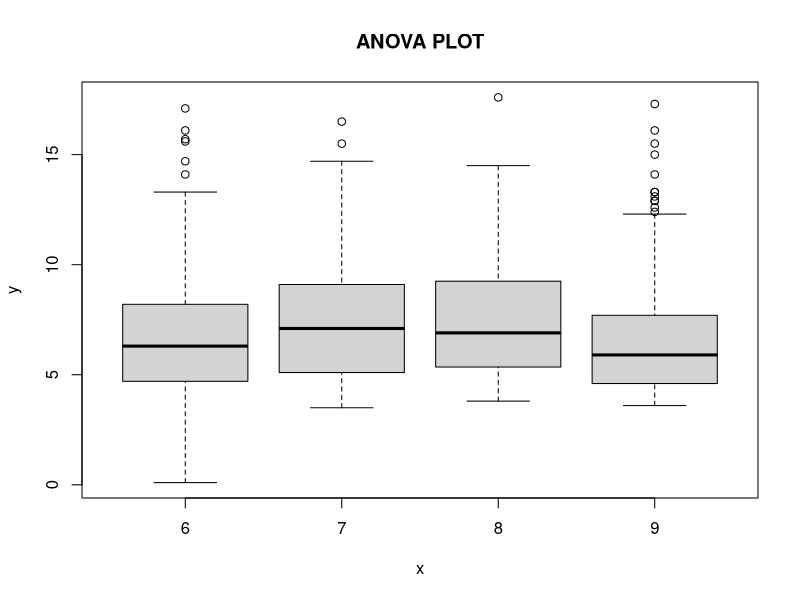
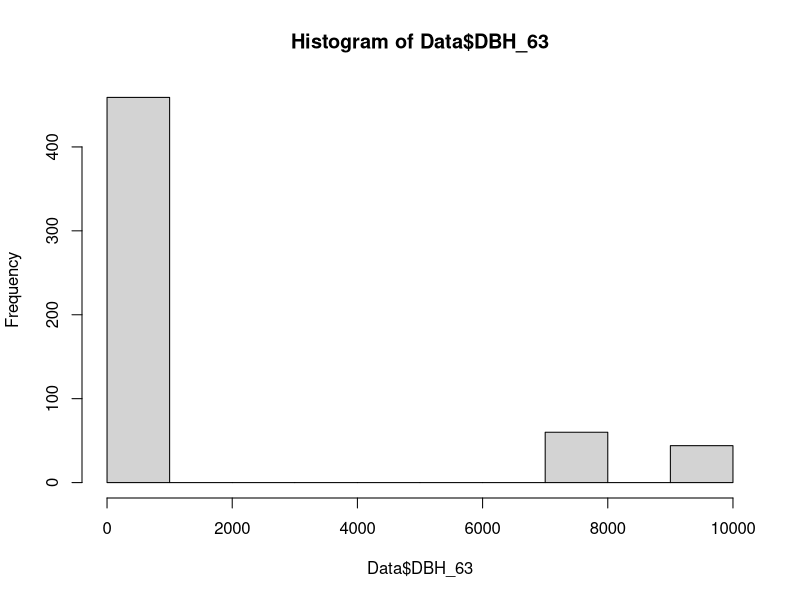
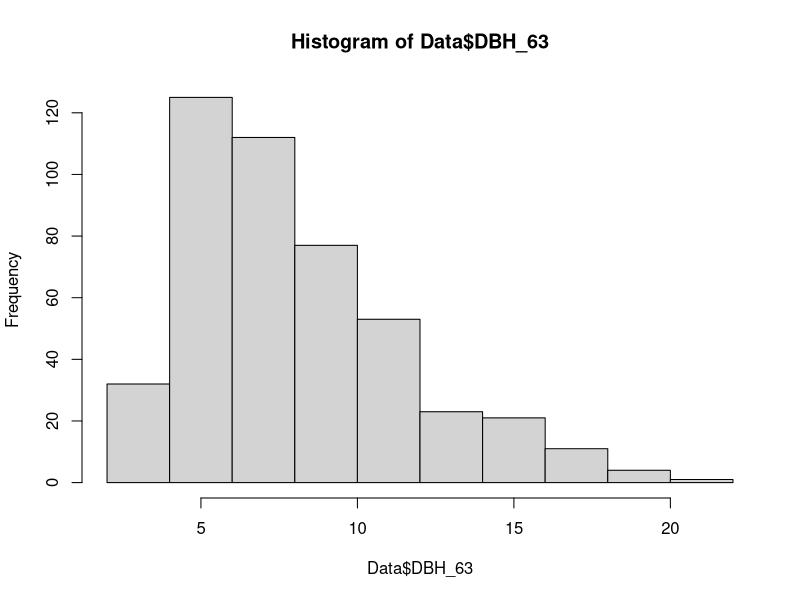
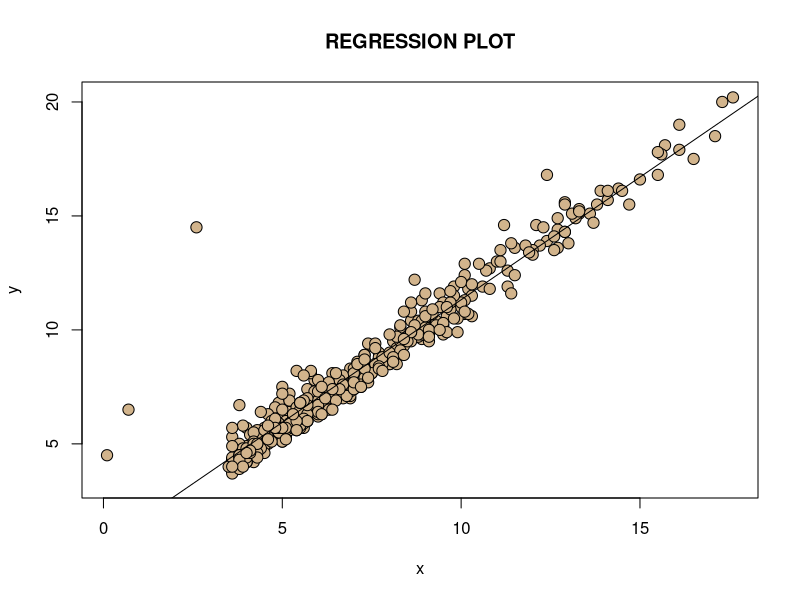
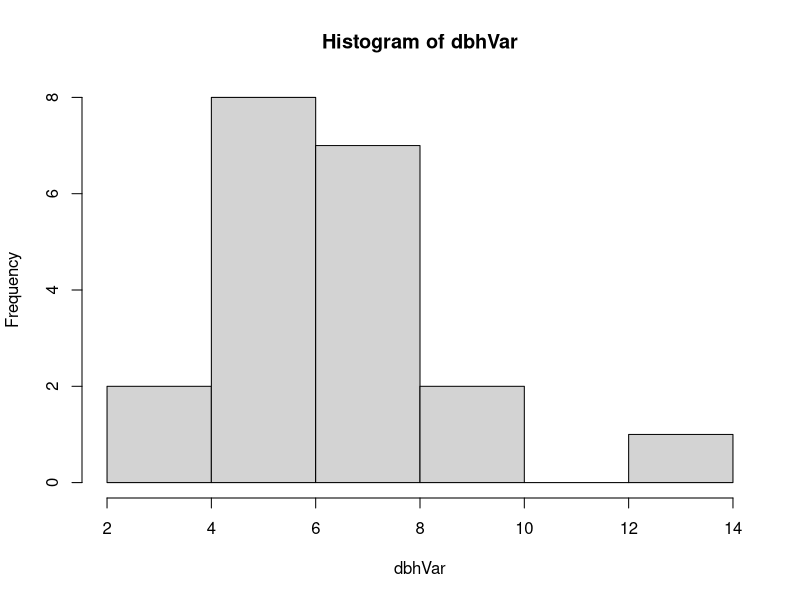

Here is the R script that generated these plots, in order: (Note: this script raises an error after producing the figures.)
## ---- chunk 1
Data<-read.table("farmwoodlot_truncated.csv", header=T, sep=",",stringsAsFactors=F)
str(Data)
## ---- chunk 2
###########################################################################
#Function for a simple ANOVA 
#This fucntion takes continous y and discrete x variables
###########################################################################

myANOVA <- function(x=as.factor(c(rep("maple", 10), rep("oak", 10))), y=runif(20)){
  anovaModel <- aov(y~x)
  
  out <- list(anovaModel, summary(anovaModel))
return(out)
}

###########################################################################
# END OF FUNCITON
###########################################################################
## ---- chunk 3

###########################################################################
# Function that plots box plots from ANOVA 
#This fucntion takes continous y and discrete x variables
###########################################################################

myANOVAplot <- function(x=as.factor(c(rep("maple", 10), rep("oak", 10))), y=runif(20)){
  
  aovPlot <- boxplot(y~x, main="ANOVA PLOT")
  
return(aovPlot)
}

###########################################################################
# END OF FUNCITON
###########################################################################
## ---- chunk 4
#run my anova on my data
myANOVA(x=Data$PlotNo, y=Data$DBH_48)
## ---- chunk 5
myANOVAplot(x=Data$PlotNo, y=Data$DBH_48)
## ---- chunk 6
###########################################################################
# Function for a simple linear regression 
# This function takes continous y and x variables
###########################################################################

Regression <- function(x=1:15, y=runif(15)){
  regModel <- lm(y~x)
  
  out <- list(regModel, summary(regModel))
return(out)
}

###########################################################################
# END OF FUNCITON
###########################################################################
## ---- chunk 7
###########################################################################
# function that plots data from regression 
# this functon takes continous y and x variables
###########################################################################

RegressionPlot <- function(x=1:20, y=runif(20)){
  
  rPlot <- plot(y=y,x=x,pch=21,bg="tan",cex=1.5, main="REGRESSION PLOT")
  regModel <- lm(y~x)
  abline(regModel)

return(rPlot)
}

###########################################################################
# END OF FUNCITON
###########################################################################
## ---- chunk 8
hist(Data$DBH_63)
#Make all '9999' and '7777' into na
Data$DBH_63[Data$DBH_63 == 9999] <- NA
Data$DBH_63[Data$DBH_63 == 7777] <- NA

hist(Data$DBH_63)

## ---- chunk 9
Regression(x=Data$DBH_48, y=Data$DBH_63)
## ---- chunk 10
RegressionPlot(x=Data$DBH_48, y=Data$DBH_63)

## ---- chunk 11
# creating mock data that have the same distribution, mean and stdev of my 
# 1948 dbh data
plotVar <- rep.int((1:4), 5) # four plots
speciesVar <- as.factor(rep(c("TSCA","ACRU","QURU", "FAGR"),each=5)) # four species
library(fGarch) # use this package to get skew normal distribution
dbhVar <- rsnorm(20, mean = 7.1, sd = 2.9, xi = 1.4) # runs the skew normal
# assigns mean, variance and "xi" skew
hist(dbhVar) # random runs. some work some don't
mockDF <- data.frame(plotVar, speciesVar, dbhVar)
print(dataFrame)
## ---- chunk 12
hist(Data$DBH_48)
## ---- chunk 13
dbh48<-na.omit(Data$DBH_48)
mean(dbh48)
sd(dbh48)
is.numeric(Data$DBH_48)
